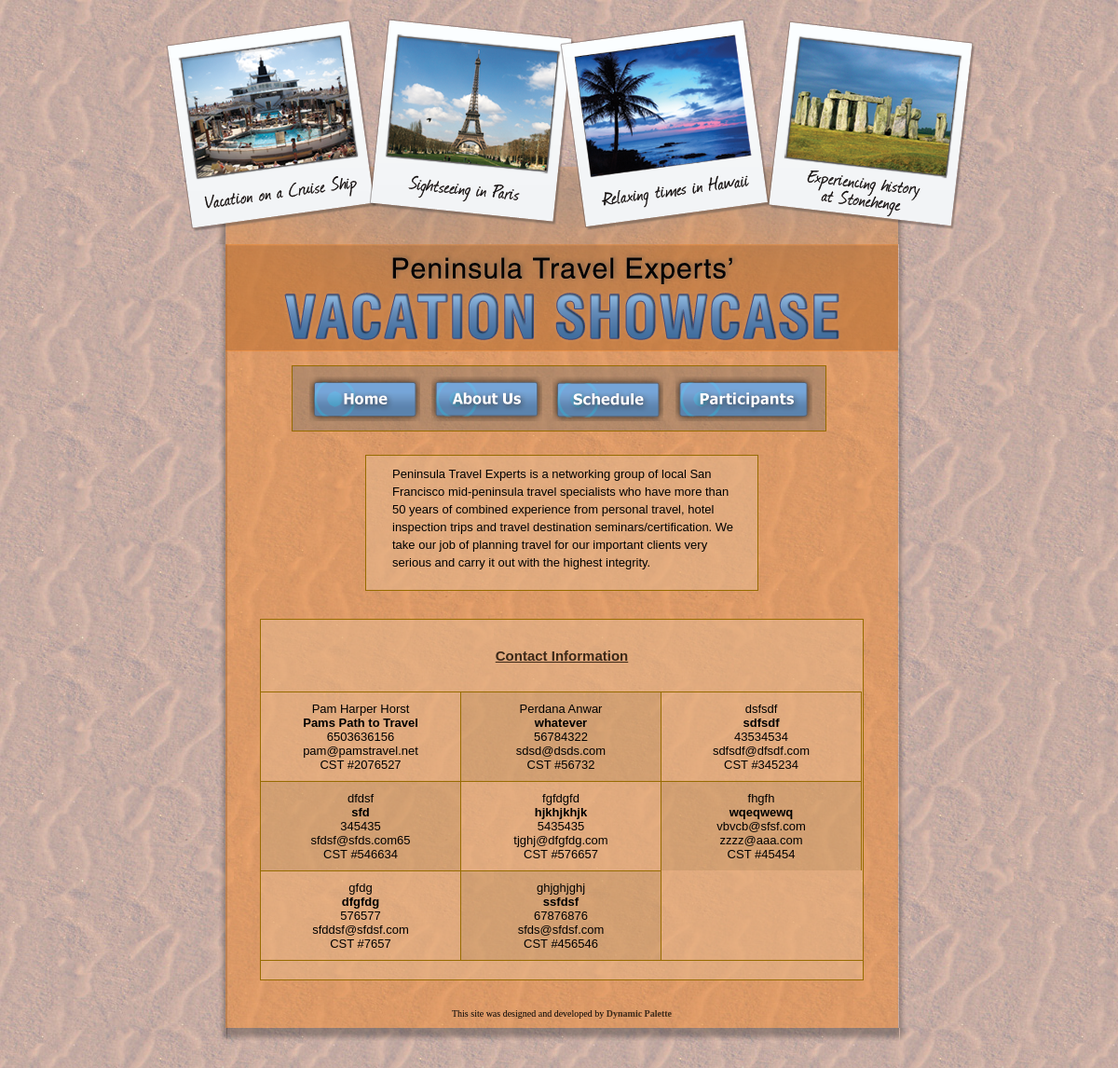
The page /aboutus.php on the database its author committed.
### tables this page shows
CREATE TABLE `home_page` (
  `id` int(5) NOT NULL auto_increment,
  `date` varchar(60) NOT NULL,
  `location` varchar(200) NOT NULL,
  `location2` varchar(200) NOT NULL,
  `headline` varchar(50) NOT NULL,
  `par1` text NOT NULL,
  `par2` text NOT NULL,
  `footer` text NOT NULL,
  `aboutus_desc` text NOT NULL,
  PRIMARY KEY  (`id`)
);

CREATE TABLE `travelagents` (
  `travelagent_id` int(5) NOT NULL auto_increment,
  `name` varchar(50) NOT NULL,
  `company_name` varchar(100) NOT NULL,
  `phone` varchar(30) NOT NULL,
  `email` varchar(100) NOT NULL,
  `cst` int(10) NOT NULL,
  PRIMARY KEY  (`travelagent_id`)
);

### aboutus.php (the view, shortened to what this page needs)
<?php
	$conn = dbConnect('query');
	$sql = 'SELECT aboutus_desc
			FROM home_page
			ORDER BY id
			LIMIT 1';
	$result = $conn->query($sql) or die(mysqli_error());
	$row = $result->fetch_assoc();
	$travelagentsql = 'SELECT *
			FROM travelagents
			ORDER BY travelagent_id
			ASC';
	$travelagentresult = $conn->query($travelagentsql) or die(mysqli_error());
?>
<!DOCTYPE html PUBLIC "-//W3C//DTD XHTML 1.0 Transitional//EN" "http://www.w3.org/TR/xhtml1/DTD/xhtml1-transitional.dtd">
<html xmlns="http://www.w3.org/1999/xhtml">
<head>
<link rel="stylesheet" href="css/style.css" type="text/css" media="screen" />
</head>
<body>
    <div id="header"></div>
     <div id="bottomleft_shadow">
     <div id="bottomright_shadow">
     <div id="left_shadow">
     <div id="right_shadow">
     <div id="bottom_shadow">
     <div id="container">
        <?php include('includes/title_nav.php'); ?>
        <div id="ptedescription">
        	<p>
        		<?php echo $row['aboutus_desc']; ?>
        	</p>
        </div>
        <div class="content_area">
            <p class="content_title">Contact Information</p>
            <div id="travelagents">
				<?php
				$travelagentrow = 0;
				for($i = 0; $i < count($travelagentrow); ) {
					while($travelagentrow = $travelagentresult->fetch_assoc()) {
     					$class = ($i % 2) ? 'dark_background' : '';
					?>
						<span class="<?php echo $class; ?>">
							<p><?php echo $travelagentrow['name']; ?></p>
							<p id="company_name"><?php echo $travelagentrow['company_name']; ?></p>
							<p><?php echo $travelagentrow['phone']; ?></p>
							<p><?php echo $travelagentrow['email']; ?></p>
							<p>CST #<?php echo $travelagentrow['cst']; ?></p>
						</span>
					<?php
					 $i++;
					}
				}
				?>
            </div>
        </div>
        <?php include('includes/companyline.php'); ?>
    </div>
    </div>
    </div>
    </div>
    </div>
    </div>
</body>
</html>

### css/style.css (style rules this page uses)
html, body, div, h1, h2, h3, h4, h5, h6, ul, ol, dl, li, dt, dd, p, blockquote, pre, form, fieldset, table, th, td { margin: 0; padding: 0; }
body { background:url(../images/sandbg2.jpg); font-family: Tahoma, Geneva, sans-serif; font-size: 13px; }
#bottomleft_shadow { background: url(../images/bottomleft_shadow.png) no-repeat bottom left; width: 731px; margin: 0 auto; position: relative; top: 33px; }
#bottomright_shadow { background: url(../images/bottomright_shadow.png) no-repeat bottom right; width: 731px; margin: 0 auto; position: relative; left: 9px; }
#left_shadow { background: url(../images/left_shadow.png) repeat-y; background-position: 0px 0px; width: 731px; margin: 0 auto; position: relative; top: -15px; left: -9px; }
#right_shadow { background: url(../images/right_shadow.png) repeat-y top right; width: 731px; margin: 0 auto; position: relative; left: 8px; }
#bottom_shadow { background: url(../images/bottom_shadow.png) repeat-x bottom; width: 722px; margin: 0 auto; position:relative; top: 14px; left: -4px; }
#container { background: url(../images/containerbg.png); width: 722px; margin: 0 auto; position: relative; top: -14px; left: -1px; margin-bottom: 100px; }
#header { background: url(../images/header.png); width: 872px; height: 244px; position: relative; margin: 0 auto; z-index: 1; left: 11px; top: 18px; }
#ptedescription { background: url(../images/desc_bg.png); width: 420px; margin: 0 auto; border: 1px solid #976b00; overflow: auto; margin-top: 40px; }
#ptedescription p { font-size: 13px; width: 375px; float: left; margin-left: 28px; margin-top: 10px; margin-bottom: 20px; line-height: 19px; }
.content_area { background: url(../images/desc_bg.png); width: 646px; margin: 30px auto; border: 1px solid #976b00; overflow: auto; }
.content_title { padding-top: 30px; padding-bottom: 30px; font-size: 15px; color: #3B2818; text-align: center; text-decoration: underline; font-weight: bold; }
#travelagents { margin-bottom: 20px; overflow: auto; border-bottom: 1px solid #976b00; }
#travelagents span { width: 214px; border-top: 1px solid #976b00; border-right: 1px solid #976b00; margin: 0; padding: 0; font-size: 13px; text-align: center; padding-top: 10px; padding-bottom: 10px; display: block; float: left; }
.dark_background { background: url('../images/dark_bg.png'); }
#company_name { font-weight: bold; }

### rows shown on the page
home_page: aboutus_desc "Peninsula Travel Experts is a networking group of local San Francisco mid-peninsula travel specialists who have more than 50 years of combined experience from personal travel, hotel inspection trips and travel destination seminars/certification. We take our job of planning travel for our important clients very serious and carry it out with the highest integrity."
travelagents: name "Pam Harper Horst", company_name "Pams Path to Travel", phone "6503636156", email "pam@pamstravel.net", cst "2076527"
travelagents: name "Perdana Anwar", company_name "whatever", phone "56784322", email "sdsd@dsds.com", cst "56732"
travelagents: name "dsfsdf", company_name "sdfsdf", phone "43534534", email "sdfsdf@dfsdf.com", cst "345234"
travelagents: name "dfdsf", company_name "sfd", phone "345435", email "sfdsf@sfds.com65", cst "546634"
travelagents: name "fgfdgfd", company_name "hjkhjkhjk", phone "5435435", email "tjghj@dfgfdg.com", cst "576657"
travelagents: name "fhgfh", company_name "wqeqwewq", phone "vbvcb@sfsf.com", email "zzzz@aaa.com", cst "45454"
travelagents: name "gfdg", company_name "dfgfdg", phone "576577", email "sfddsf@sfdsf.com", cst "7657"
travelagents: name "ghjghjghj", company_name "ssfdsf", phone "67876876", email "sfds@sfdsf.com", cst "456546"
